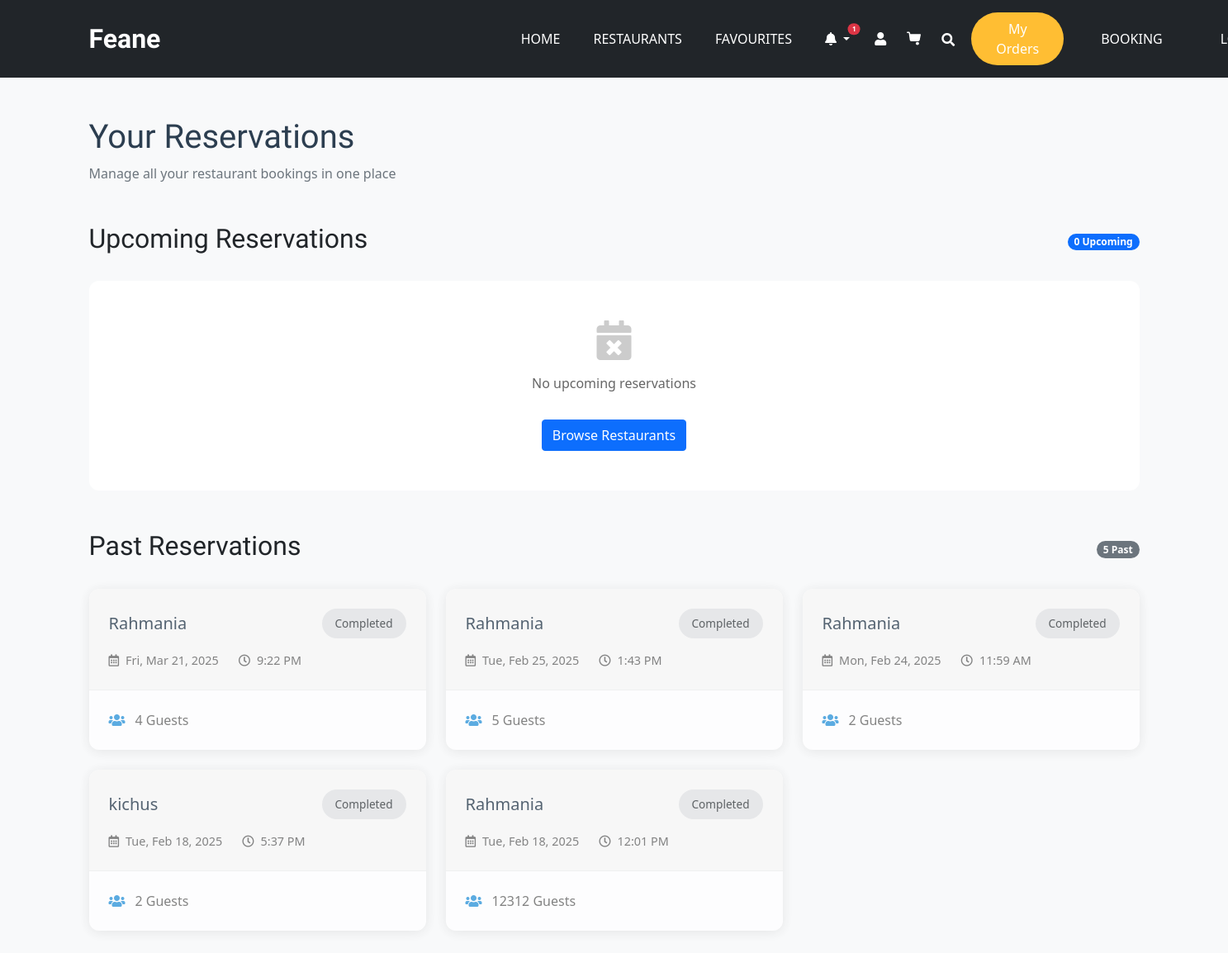
Page /home/bookings/ (signed in) on the committed database.
### core/models.py (models this page shows, shortened)
class Reservation(models.Model):
   STATUS_CHOICES = (
        ('pending', 'Pending'),
        ('confirmed', 'Confirmed'),
        ('canceled', 'Canceled')
    )
   restaurant = models.ForeignKey(Restaurant, on_delete=models.CASCADE, related_name='reservation')
   name = models.CharField(max_length=255)
   email = models.EmailField()
   phone1 = models.CharField(max_length=15)
   phone2 = models.CharField(max_length=15, blank=True, null=True)
   date = models.DateField()
   time = models.TimeField()
   number_of_persons = models.PositiveIntegerField(validators=[MinValueValidator(1)])
   status = models.CharField(max_length=10, choices=STATUS_CHOICES, default='pending')

class Restaurant(models.Model):
    role = models.CharField(max_length=20, default='Restaurent_owner')
    owner = models.OneToOneField(User, on_delete=models.CASCADE, related_name='Restaurant')
    name = models.CharField(max_length=255)
    description = models.TextField()
    cuisine_type = models.CharField(max_length=100)
    street = models.CharField(max_length=255, default="street")
    city = models.CharField(max_length=100, default="city")
    state = models.CharField(max_length=100, default="state")
    postal_code = models.CharField(max_length=10, default="000000")
    country = models.CharField(max_length=100, default="country")
    phone_number = models.CharField(max_length=15)
    opening_time = models.TimeField()
    closing_time = models.TimeField()
    status_choices = (
        ('open', 'Open'),
        ('close', 'Close'),
        )
    status = models.CharField(max_length=5, choices=status_choices, default='open')
    profile_picture = models.ImageField(upload_to='restaurant_pics/')
    instagram_link = models.URLField(blank=True, null=True)
    twitter_link = models.URLField(blank=True, null=True)
    dining_capacity = models.PositiveIntegerField(validators=[MinValueValidator(1)], default=50)
    average_rating = models.FloatField(default=0.0)

### core/views.py (the view)
# urls.py: path('bookings/', views.customer_bookings, name='customer_bookings'),
@login_required
def customer_bookings(request):
    now = timezone.now()
    upcoming_reservations = Reservation.objects.filter(
        email=request.user.email,
        date__gt=now.date()
    ).order_by('date', 'time')
    past_reservations = Reservation.objects.filter(
        email=request.user.email,
        date__lte=now.date()
    ).order_by('-date', '-time')
    context = {
        'upcoming_reservations': upcoming_reservations,
        'past_reservations': past_reservations,
    }
    return render(request, 'customer/bookings.html', context)

### core/context_processors.py (called while the page is built)
def notification_context(request):
    if request.user.is_authenticated:
        unread_count = get_user_notifications(request.user, unread_only=True).count()
        return {'unread_notifications_count': unread_count}
    return {'unread_notifications_count': 0}

### core/utils.py (called while the page is built)
def get_user_notifications(user, unread_only=False):
    notifications = Notification.objects.filter(user=user)
    if unread_only:
        notifications = notifications.filter(is_read=False)
    return notifications.order_by('-created_at')

### core/templates/customer/bookings.html (shortened to what this page needs)
{% extends 'customer/base.html' %}
{% block content %}
<div class="bookings-container">
    <div class="container py-5">
        <div class="section-header mb-5">
            <h1 class="main-title">Your Reservations</h1>
            <p class="text-muted">Manage all your restaurant bookings in one place</p>
        </div>
        <div class="reservation-section mb-5">
            <div class="section-header d-flex justify-content-between align-items-center mb-4">
                <h2>Upcoming Reservations</h2>
                <span class="badge bg-primary rounded-pill">
                    {{ upcoming_reservations.count }} Upcoming
                </span>
            </div>
            <div class="reservation-grid">
                {% for reservation in upcoming_reservations %}
                    <div class="reservation-card">
                        <div class="card-header">
                            <div class="restaurant-info">
                                <h3>{{ reservation.restaurant.name }}</h3>
                                <span class="status-badge status-{{ reservation.status }}">
                                    {{ reservation.get_status_display }}
                                </span>
                            </div>
                            <div class="reservation-meta">
                                <span class="date">
                                    <i class="far fa-calendar-alt"></i>
                                    {{ reservation.date|date:"D, M d, Y" }}
                                </span>
                                <span class="time">
                                    <i class="far fa-clock"></i>
                                    {{ reservation.time|time:"g:i A" }}
                                </span>
                            </div>
                        </div>
                        <div class="card-body">
                            <div class="details">
                                <div class="detail-item">
                                    <i class="fas fa-users"></i>
                                    <span>{{ reservation.number_of_persons }} Guests</span>
                                </div>
                                {% if reservation.special_request %}
                                    <div class="detail-item">
                                        <i class="fas fa-comment-alt"></i>
                                        <span>{{ reservation.special_request }}</span>
                                    </div>
                                {% endif %}
                            </div>
                        </div>
                    </div>
                {% empty %}
                    <div class="empty-state">
                        <i class="fas fa-calendar-times"></i>
                        <p>No upcoming reservations</p>
                        <a href="{% url 'restaurant_list' %}" class="btn btn-primary">
                            Browse Restaurants
                        </a>
                    </div>
                {% endfor %}
            </div>
        </div>
        <div class="reservation-section">
            <div class="section-header d-flex justify-content-between align-items-center mb-4">
                <h2>Past Reservations</h2>
                <span class="badge bg-secondary rounded-pill">
                    {{ past_reservations.count }} Past
                </span>
            </div>
            <div class="reservation-grid">
                {% for reservation in past_reservations %}
                    <div class="reservation-card past">
                        <div class="card-header">
                            <div class="restaurant-info">
                                <h3>{{ reservation.restaurant.name }}</h3>
                                <span class="status-badge status-completed">
                                    Completed
                                </span>
                            </div>
                            <div class="reservation-meta">
                                <span class="date">
                                    <i class="far fa-calendar-alt"></i>
                                    {{ reservation.date|date:"D, M d, Y" }}
                                </span>
                                <span class="time">
                                    <i class="far fa-clock"></i>
                                    {{ reservation.time|time:"g:i A" }}
                                </span>
                            </div>
                        </div>
                        <div class="card-body">
                            <div class="details">
                                <div class="detail-item">
                                    <i class="fas fa-users"></i>
                                    <span>{{ reservation.number_of_persons }} Guests</span>
                                </div>
                            </div>
                        </div>
                    </div>
                {% empty %}
                    <div class="empty-state">
                        <i class="fas fa-history"></i>
                        <p>No past reservations</p>
                    </div>
                {% endfor %}
            </div>
        </div>
    </div>
</div>
<link rel="stylesheet" href="https://cdnjs.cloudflare.com/ajax/libs/font-awesome/5.15.4/css/all.min.css">
{% endblock %}

### static/css/style.css (style rules this page uses)
body { font-family: "Open Sans", sans-serif; color: #0c0c0c; background-color: #ffffff; overflow-x: hidden; }
h1, h2 { font-family: 'Dancing Script', cursive; }
a, a:hover, a:focus { text-decoration: none; }
.btn, .btn:focus { outline: none !important; -webkit-box-shadow: none; box-shadow: none; }

### static/css/responsive.css (style rules this page uses)
@media (min-width: 1200px) { .container { max-width: 1170px; } }

### core/templates/customer/bookings.html (style rules this page uses)
:root { --primary-color: #3498db; --secondary-color: #2c3e50; --success-color: #2ecc71; --warning-color: #f1c40f; --danger-color: #e74c3c; --light-bg: #f8f9fa; --border-radius: 12px; --card-shadow: 0 2px 15px rgba(0,0,0,0.1); }
.bookings-container { background-color: var(--light-bg); min-height: 100vh; }
.main-title { font-size: 2.5rem; color: var(--secondary-color); margin-bottom: 0.5rem; }
.reservation-grid { display: grid; grid-template-columns: repeat(auto-fill, minmax(350px, 1fr)); gap: 1.5rem; }
.reservation-card { background: white; border-radius: var(--border-radius); overflow: hidden; box-shadow: var(--card-shadow); transition: transform 0.3s ease; }
.reservation-card.past { opacity: 0.8; }
.card-header { padding: 1.5rem; border-bottom: 1px solid #eee; }
.restaurant-info { display: flex; justify-content: space-between; align-items: center; margin-bottom: 1rem; }
.restaurant-info h3 { font-size: 1.25rem; margin: 0; color: var(--secondary-color); }
.status-badge { padding: 0.5rem 1rem; border-radius: 50px; font-size: 0.85rem; font-weight: 500; }
.status-badge.status-completed { background: #e2e3e5; color: #383d41; }
.reservation-meta { display: flex; gap: 1.5rem; color: #666; font-size: 0.9rem; }
.reservation-meta span { display: flex; align-items: center; gap: 0.5rem; }
.card-body { padding: 1.5rem; }
.details { display: flex; flex-direction: column; gap: 1rem; }
.detail-item { display: flex; align-items: center; gap: 0.75rem; color: #666; }
.detail-item i { color: var(--primary-color); }
.empty-state { grid-column: 1 / -1; text-align: center; padding: 3rem; background: white; border-radius: var(--border-radius); color: #666; }
.empty-state i { font-size: 3rem; color: #ccc; margin-bottom: 1rem; }
.empty-state .btn { margin-top: 1rem; }

### rows in the picture
Reservation: restaurant.name "Rahmania", date "Fri, Mar 21, 2025", time "9:22 PM", number_of_persons "4"
Reservation: restaurant.name "Rahmania", date "Tue, Feb 25, 2025", time "1:43 PM", number_of_persons "5"
Reservation: restaurant.name "Rahmania", date "Mon, Feb 24, 2025", time "11:59 AM", number_of_persons "2"
Reservation: restaurant.name "kichus", date "Tue, Feb 18, 2025", time "5:37 PM", number_of_persons "2"
Reservation: restaurant.name "Rahmania", date "Tue, Feb 18, 2025", time "12:01 PM", number_of_persons "12312"

### other values in the picture
{{ unread_notifications_count }} "1"
{{ upcoming_reservations.count }} "0"
{{ past_reservations.count }} "5"
